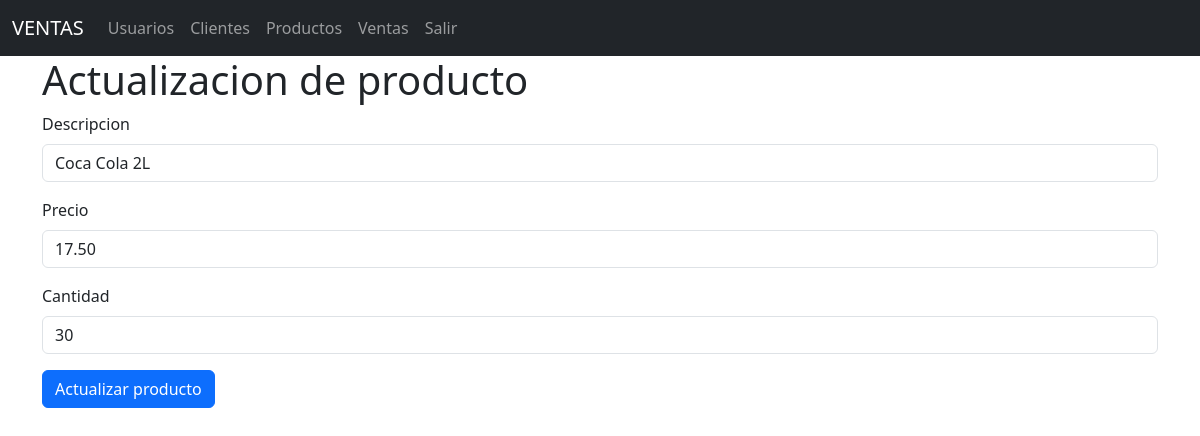
The app's page /productos/edit/2 with its own data.
### models/producto_model.py (models this page shows, shortened)
class Producto(db.Model):
    __tablename__ = "productos"
    id = db.Column(db.Integer,primary_key=True)
    descripcion = db.Column(db.String(120),nullable=False)
    precio = db.Column(db.Float(11,2),nullable=False)
    stock = db.Column(db.Integer,nullable=False)
    ventas = db.relationship('Venta',back_populates='producto')
    @staticmethod
    def get_by_id(id):
        return Producto.query.get(id)

### controllers/producto_controller.py (the view)
@producto_bp.route("/edit/<int:id>", methods=['GET','POST'])
def edit(id):
    producto = Producto.get_by_id(id)
    if request.method == 'POST':
        descripcion = request.form['descripcion']
        precio = request.form['precio']
        stock = request.form['stock']
        producto.update(descripcion=descripcion,precio=precio,stock=stock)
        return redirect(url_for('producto.index'))
    return producto_view.edit(producto)

### run.py (called while the page is built)
@app.context_processor
def injec_active_path():
    def is_active(path):
        return 'active' if request.path == path else ''
    return(dict(is_active = is_active))

### views/producto_view.py (called while the page is built)
def edit(producto):
    return render_template('producto/edit.html', producto = producto)

### templates/producto/edit.html (shortened to what this page needs)
{% extends 'base.html' %}
{% block content %}
<h1>Actualizacion de producto</h1>
<form action="{{ url_for('producto.create', id=producto.id) }}" method="POST">
    <div class="mb-3">
        <label for="" class="form-label">Descripcion</label>
        <input type="text" class="form-control" name="descripcion" value="{{producto.descripcion}}" required>
    </div>
    <div class="mb-3">
        <label for="" class="form-label">Precio</label>
        <input type="number" class="form-control" name="precio" min="0" step="0.01"  value="{{producto.precio | round(2)}}" required>
    </div>
    <div class="mb-3">
        <label for="" class="form-label">Cantidad</label>
        <input type="number" class="form-control" name="stock"  value="{{producto.stock}}" required>
    </div>
    <button type="submit" class="btn btn-primary">Actualizar producto</button>
</form>
{% endblock %}

### records on screen
Producto: descripcion "Coca Cola 2L", precio "17.50", stock "30"
